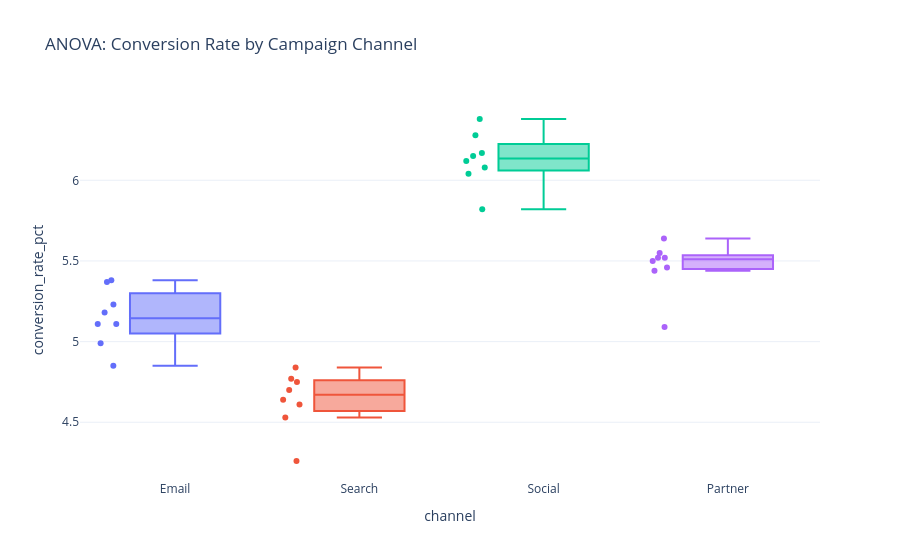

The code cell stored with this chart in its notebook:
### Markdown cell above
## 3. Visualize The Group Differences

Use a box plot to compare the conversion-rate distribution for each campaign channel.

### Code cell
# Create a box plot comparing conversion_rate_pct across channels.
fig = px.box(
    anova_df,
    x="channel",
    y="conversion_rate_pct",
    color="channel",
    points="all",
    title="ANOVA: Conversion Rate by Campaign Channel",
)

fig.update_layout(template="plotly_white", showlegend=False)
fig.show()

### Figure 1 — Plotly figure (JSON) as saved in the notebook; plotly's stock layout.template omitted (floating-point values rounded to 4 significant figures)
{"data": [{"alignmentgroup": "True", "boxpoints": "all", "hovertemplate": "channel=%{x}<br>conversion_rate_pct=%{y}<extra></extra>", "legendgroup": "Email", "marker": {"color": "#636efa"}, "name": "Email", "notched": false, "offsetgroup": "Email", "orientation": "v", "showlegend": true, "type": "box", "x": ["Email", "Email", "Email", "Email", "Email", "Email", "Email", "Email"], "x0": " ", "xaxis": "x", "y": [5.11, 5.11, 5.18, 5.37, 4.85, 4.99, 5.23, 5.38], "y0": " ", "yaxis": "y"}, {"alignmentgroup": "True", "boxpoints": "all", "hovertemplate": "channel=%{x}<br>conversion_rate_pct=%{y}<extra></extra>", "legendgroup": "Search", "marker": {"color": "#EF553B"}, "name": "Search", "notched": false, "offsetgroup": "Search", "orientation": "v", "showlegend": true, "type": "box", "x": ["Search", "Search", "Search", "Search", "Search", "Search", "Search", "Search"], "x0": " ", "xaxis": "x", "y": [4.75, 4.7, 4.77, 4.53, 4.61, 4.84, 4.64, 4.26], "y0": " ", "yaxis": "y"}, {"alignmentgroup": "True", "boxpoints": "all", "hovertemplate": "channel=%{x}<br>conversion_rate_pct=%{y}<extra></extra>", "legendgroup": "Social", "marker": {"color": "#00cc96"}, "name": "Social", "notched": false, "offsetgroup": "Social", "orientation": "v", "showlegend": true, "type": "box", "x": ["Social", "Social", "Social", "Social", "Social", "Social", "Social", "Social"], "x0": " ", "xaxis": "x", "y": [5.82, 6.04, 6.12, 6.08, 6.38, 6.28, 6.17, 6.15], "y0": " ", "yaxis": "y"}, {"alignmentgroup": "True", "boxpoints": "all", "hovertemplate": "channel=%{x}<br>conversion_rate_pct=%{y}<extra></extra>", "legendgroup": "Partner", "marker": {"color": "#ab63fa"}, "name": "Partner", "notched": false, "offsetgroup": "Partner", "orientation": "v", "showlegend": true, "type": "box", "x": ["Partner", "Partner", "Partner", "Partner", "Partner", "Partner", "Partner", "Partner"], "x0": " ", "xaxis": "x", "y": [5.44, 5.52, 5.64, 5.5, 5.09, 5.52, 5.46, 5.55], "y0": " ", "yaxis": "y"}], "layout": {"boxmode": "overlay", "legend": {"title": {"text": "channel"}, "tracegroupgap": 0}, "showlegend": false, "title": {"text": "ANOVA: Conversion Rate by Campaign Channel"}, "xaxis": {"anchor": "y", "categoryarray": ["Email", "Search", "Social", "Partner"], "categoryorder": "array", "domain": [0, 1], "title": {"text": "channel"}}, "yaxis": {"anchor": "x", "domain": [0, 1], "title": {"text": "conversion_rate_pct"}}}}
